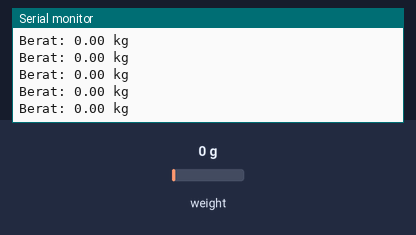
Bench run of a sketch on a simulated ESP32. Shown: the last lines printed to the serial monitor. The inputs (shaded band) are chosen by the test bench; at power-on: weight on the scale 0 g.

Above: at 6.2 s.
6.3 s: weight on the scale set to 100 g
At 6.46 s:
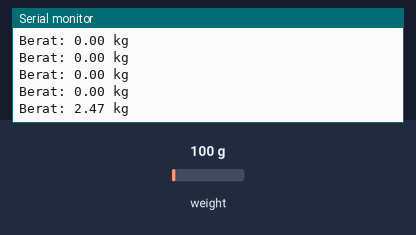
7.8 s: weight on the scale set to 1250 g
At 7.86 s:
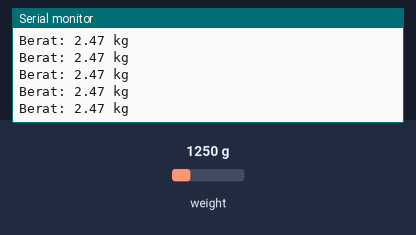
Timing chart, 0 to 10.8 s (numbered marks = the images above; inputs shaded):
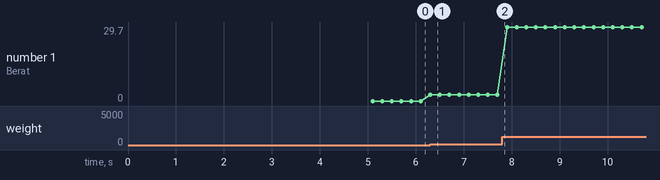

Measured:
- after the input at 6.3 s, the serial monitor: prints a new line at once (image 1)
- plotted number 1: 0 → 2.47 after the input at 6.3 s, 2.47 → 29.7 after the input at 7.8 s

The sketch:

calibrate.ino
```cpp
#include "HX711.h"

// PIN HX711 ke ESP32
#define DT_PIN 32
#define SCK_PIN 33

HX711 scale;

// ⚠️ Mode Kalibrasi Multi-Titik (Piecewise Linear)
// Rumus tunggal diganti dengan pemetaan khusus agar 1.1, 1.8, dan 3.65 akurat semua.

// Batas nol (anti noise)
float zero_threshold = 0.2;

// Fungsi Kalibrasi Multi-Titik untuk menyelaraskan semua beban
float hitung_berat_akurat(float raw) {
  float r0 = 0.0, w0 = 0.0;
  float r1 = 20185.0, w1 = 1.1;
  float r2 = 30154.0, w2 = 1.8;
  float r3 = 62972.0, w3 = 3.65;

  if (raw <= r0) return 0.0;
  if (raw <= r1) return w0 + (raw - r0) * (w1 - w0) / (r1 - r0);
  if (raw <= r2) return w1 + (raw - r1) * (w2 - w1) / (r2 - r1);
  if (raw <= r3) return w2 + (raw - r2) * (w3 - w2) / (r3 - r2);

  // Ekstrapolasi untuk beban lebih dari 3.65kg (Pukulan)
  return w3 + (raw - r3) * (w3 - w2) / (r3 - r2);
}

void setup() {
  Serial.begin(115200);
  delay(1000);

  scale.begin(DT_PIN, SCK_PIN);

  Serial.println("=== LOADCELL START ===");
  Serial.println("Pastikan TIDAK ADA BEBAN di timbangan");
  delay(3000);

  // Set kalibrasi ke 1 karena kita menghitung manual berdasarkan nilai mentah (raw)
  scale.set_scale(1.0);

  // Jadikan posisi sekarang = 0
  scale.tare();

  Serial.println("Timbangan SIAP!");
}

void loop() {
  // Gunakan 1 kali bacaan nilai mentah (raw value) tanpa jeda
  float raw = scale.get_value(1);

  // Hitung berat menggunakan pemetaan multi-titik
  float berat = hitung_berat_akurat(raw);

  // =========================
  // FILTER AGAR 0 BERSIH
  // =========================
  // Jika sering tidak kembali ke 0 (nyangkut di 0.3 atau 0.4), naikkan zero_threshold di atas!
  if (abs(berat) < zero_threshold) {
    berat = 0;
  } else if (berat < 0) {
    berat = 0; // Abaikan kalau minus
  }

  // =========================
  // TAMPILKAN HASIL
  // =========================
  Serial.print("Berat: ");
  Serial.print(berat, 2);
  Serial.println(" kg");

  delay(100); // Dipercepat agar kembalinya ke 0 terlihat seketika
}
```
